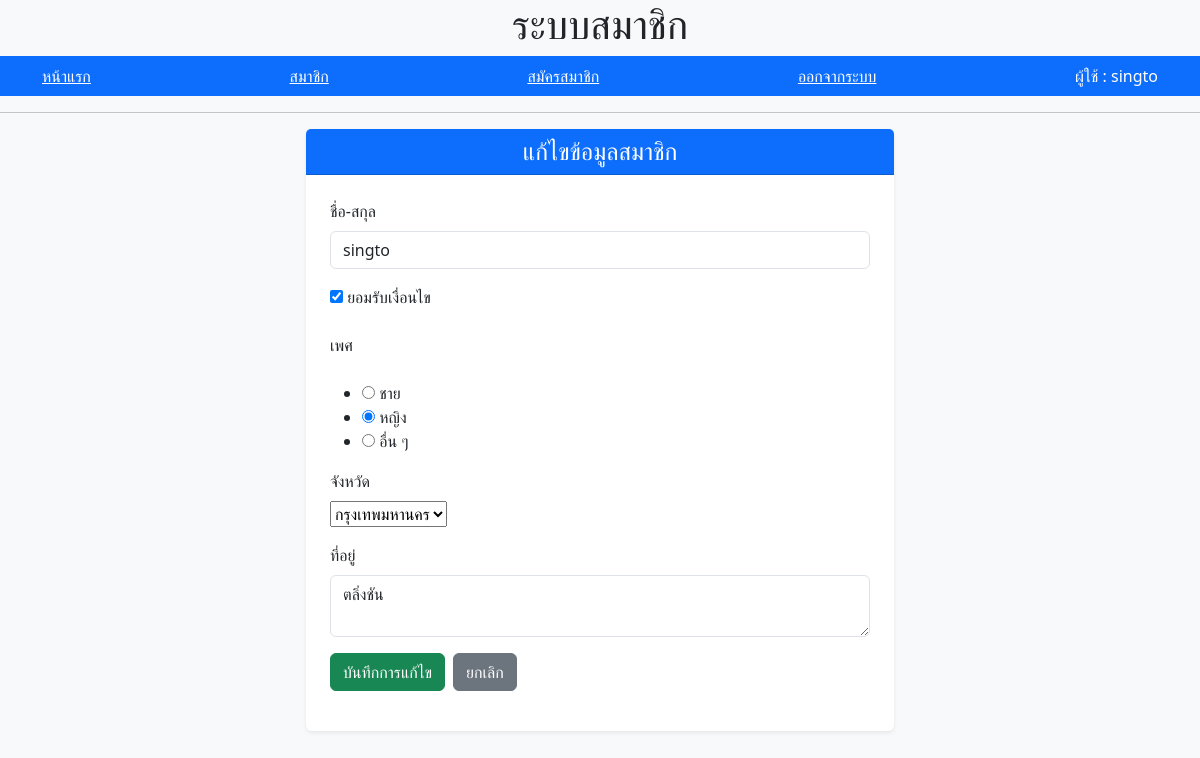
The page /members/member_edit/4 (signed in) on the database its author committed.
### tables this page shows
CREATE TABLE members(
            id INTEGER PRIMARY KEY AUTOINCREMENT, 
            name TEXT NOT NULL,
            gender TEXT NOT NULL, 
            password TEXT NOT NULL, 
            isAgree BOOLEAN, 
            province TEXT, 
            address TEXT
        );

### myapp.py (the view, shortened to what this page needs)
@myapp.route('/members/member_edit/<int:member_id>', methods=["GET", "POST"])
def member_edit(member_id):
    if not login_required():
        return redirect(url_for("login"))
    sql = "SELECT * FROM members WHERE id = ?"
    with get_db(DB_Name) as db:
        member = db.execute(sql, (member_id,)).fetchone()
    if member is None:
        flash("ไม่พบข้อมูลสมาชิก")
        return redirect(url_for("members"))
    form = MemberEditForm(obj=member)
    if request.method == "GET":
        form.username.data = member["name"]
        form.gender.data = member["gender"]
        form.isAgree.data = member["isAgree"]
        form.address.data = member["address"]
        form.province.data = member["province"]
    return render_template("member_edit.html", form=form)

### myfield.py
class MemberEditForm(FlaskForm):
    username = StringField("ชื่อ-สกุล", validators=[DataRequired(message="กรอกชื่อของคุณ")])
    isAgree = BooleanField("ยอมรับเงื่อนไข")
    gender = RadioField("เพศ",
                            choices=[("M", "ชาย"),
                                     ("F", "หญิง"),
                                     ("O","อื่น ๆ")
                                     ]
                            )
    province = SelectField("จังหวัด",
                                choices=[("กรุงเทพมหานคร","กรุงเทพมหานคร"),
                                            ("เชียงใหม่", "เชียงใหม่"),
                                            ("สงขลา","สงขลา"),
                                            ("ขอนแก่น","ขอนแก่น")
                                         ]
                               )
    address = TextAreaField("ที่อยู่", validators=[DataRequired()])
    submit = SubmitField("บันทึกการแก้ไข")

### mydb.py (called while the page is built)
def get_db(db_name):
    conn = sqlite3.connect(db_name)
    conn.row_factory = sqlite3.Row
    return conn

def login_required():
    if "member_id" not in session:
        flash("กรุณาเข้าสู่ระบบก่อน")
        return False
    return True

### templates/member_edit.html (shortened to what this page needs)
{% extends "parent.html" %}
{% block content %}
<div class="row justify-content-center">
    <div class="col-md-7 col-lg-6">
        <div class="card shadow-sm border-0">
            <div class="card-header bg-primary text-white">
                <h4 class="mb-0 text-center">แก้ไขข้อมูลสมาชิก</h4>
            </div>
            <div class="card-body p-4">
                <form method="POST">
                    <p>
                        {{ form.username.label(class="form-label") }}<br>
                        {{ form.username(class="form-control") }}
                    </p>
                    <p>
                        {{ form.isAgree() }}
                        {{ form.isAgree.label(class="form-label") }}
                    </p>
                    <p>
                        {{ form.gender.label(class="form-label") }}<br>
                        {{ form.gender() }}
                    </p>
                    <p>
                        {{ form.province.label(class="form-label") }}<br>
                        {{ form.province() }}
                    </p>
                    <p>
                        {{ form.address.label(class="form-label") }}<br>
                        {{ form.address(class="form-control") }}
                    </p>
                    <p class="d-flex gap-2">
                        {{ form.submit(class="btn btn-success") }}
                         <a href="{{ url_for('members') }}"
                           class="btn btn-secondary">
                            ยกเลิก
                        </a>
                    </p>
                </form>
            </div>
        </div>
    </div>
</div>
{% endblock %}

### templates/parent.html (shortened to what this page needs)
<!DOCTYPE html>
<html lang="en">
<head>
    <link href="https://cdn.jsdelivr.net/npm/bootstrap@5.3.3/dist/css/bootstrap.min.css"
          rel="stylesheet">
</head>
<body class="bg-light">
    <h1 class="text-center">ระบบสมาชิก</h1>
    <nav class="navbar navbar-expand-lg navbar-dark bg-primary">
        <div class="container text-white">
            <a class="navbar-link text-white" href="{{ url_for('index')}}">หน้าแรก</a>
            <a class="navbar-link text-white" href="{{ url_for('members')}}">สมาชิก</a>
            <a class="navbar-link text-white" href="{{ url_for('register')}}">สมัครสมาชิก</a>
            {% if not session.get('member_id')%}
                <a class="navbar-link text-white" href="{{ url_for('login')}}">เข้าสู่ระบบ</a>
            {% else %}
                <a class="navbar-link text-white" href="{{ url_for('logout')}}">ออกจากระบบ</a>
                ผู้ใช้ : {{session.get('member_name')}}
            {% endif %}
        </div>
    </nav>
    <hr>
   {% block content %}
   {% endblock%}
</body>
</html>

### rows shown on the page
members: get "singto", isAgree "☑", gender "☐ ชาย ☑ หญิง ☐ อื่น ๆ", province "กรุงเทพมหานคร", address "ตลิ่งชัน"
